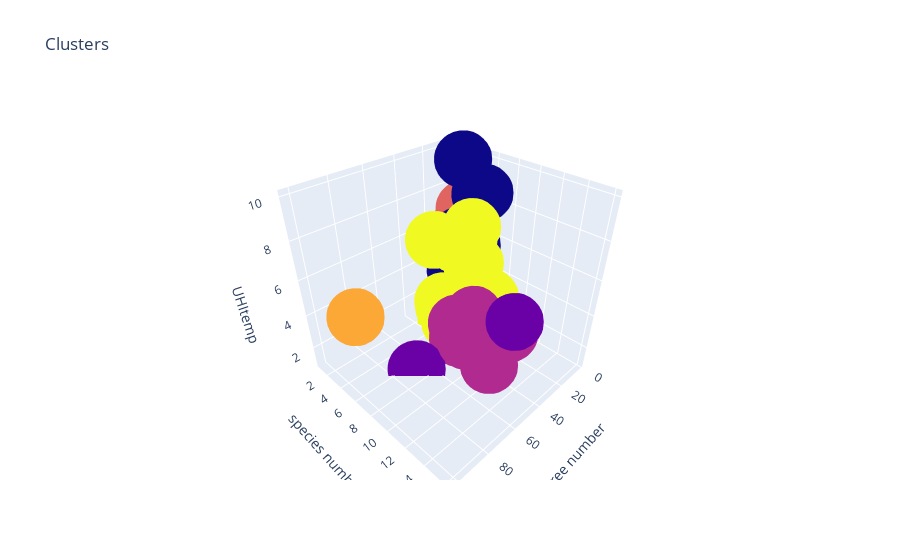

Notebook cell for this chart:
### Code cell
df['label3'] =  labels3
trace1 = go.Scatter3d(
    x= df['tree number'],
    y= df['species number'],
    z= df['UHItemp'],
    mode='markers',
     marker=dict(
        color = df['label3'], 
        size= 20,
        line=dict(
            color= df['label3'],
            width= 15
        ),
        opacity=1
     )
)
data = [trace1]
layout = go.Layout(
#     margin=dict(
#         l=0,
#         r=0,
#         b=0,
#         t=0
#     )
    title= 'Clusters',
    scene = dict(
            xaxis = dict(title  = 'tree number'),
            yaxis = dict(title  = 'species number'),
            zaxis = dict(title  = 'UHItemp')
        )
)
fig = go.Figure(data=data, layout=layout)
plt.show(fig)
py.offline.iplot(fig)

df.to_csv(index=False)
compression_opts = dict(method='zip',
                        archive_name='out3.csv')  
df.to_csv('ou3t.zip', index=False,
          compression=compression_opts)

### Figure 1 — Plotly figure (JSON) as saved in the notebook; plotly's stock layout.template omitted (floating-point values rounded to 4 significant figures)
{"data": [{"marker": {"color": [5, 2, 1, 2, 5, 5, 5, 5, 2, 1, 5, 5, 3, 0, 5, 5, 0, 2, 0, 3, 0, 0, 0, 0, 2, 0, 3, 3, 0, 0, 0, 0, 2, 0, 3, 3, 3, 3, 5, 5, 3, 3, 3, 0, 0, 3, 0, 0, 3, 3, 0, 3, 3, 3, 2, 0, 3, 3, 2, 5, 5, 0, 4, 5], "line": {"color": [5, 2, 1, 2, 5, 5, 5, 5, 2, 1, 5, 5, 3, 0, 5, 5, 0, 2, 0, 3, 0, 0, 0, 0, 2, 0, 3, 3, 0, 0, 0, 0, 2, 0, 3, 3, 3, 3, 5, 5, 3, 3, 3, 0, 0, 3, 0, 0, 3, 3, 0, 3, 3, 3, 2, 0, 3, 3, 2, 5, 5, 0, 4, 5], "width": 15}, "opacity": 1, "size": 20}, "mode": "markers", "x": [25, 41, 66, 51, 31, 29, 33, 34, 53, 69, 35, 36, 5, 14, 32, 25, 17, 47, 22, 5, 14, 19, 15, 21, 44, 14, 3, 5, 14, 19, 15, 21, 44, 14, 3, 7, 6, 10, 26, 38, 7, 5, 6, 21, 14, 3, 13, 18, 6, 3, 21, 2, 5, 4, 43, 20, 3, 2, 51, 29, 28, 18, 102, 28], "y": [9, 13, 16, 11, 8, 3, 8, 8, 11, 7, 5, 6, 3, 5, 10, 8, 6, 12, 8, 2, 4, 6, 7, 7, 8, 9, 1, 2, 4, 6, 5, 8, 8, 9, 1, 4, 5, 5, 4, 7, 4, 3, 5, 5, 3, 3, 4, 4, 2, 1, 6, 1, 3, 3, 8, 7, 1, 1, 10, 7, 4, 7, 7, 7], "z": [4, 4, 7, 4, 6, 6, 6, 8, 5, 1, 3, 2, 2, 1, 1, 3, 2, 2, 3, 5, 5, 6, 2, 9, 3, 1, 2, 4, 6, 3, 2, 1, 3, 2, 2, 3, 3, 2, 1, 7, 1, 6, 3, 1, 5, 3, 10, 4, 4, 7, 2, 2, 6, 7, 2, 3, 7, 1, 3, 7, 2, 9, 6, 2], "type": "scatter3d"}], "layout": {"scene": {"xaxis": {"title": {"text": "tree number"}}, "yaxis": {"title": {"text": "species number"}}, "zaxis": {"title": {"text": "UHItemp"}}}, "title": {"text": "Clusters"}}}
